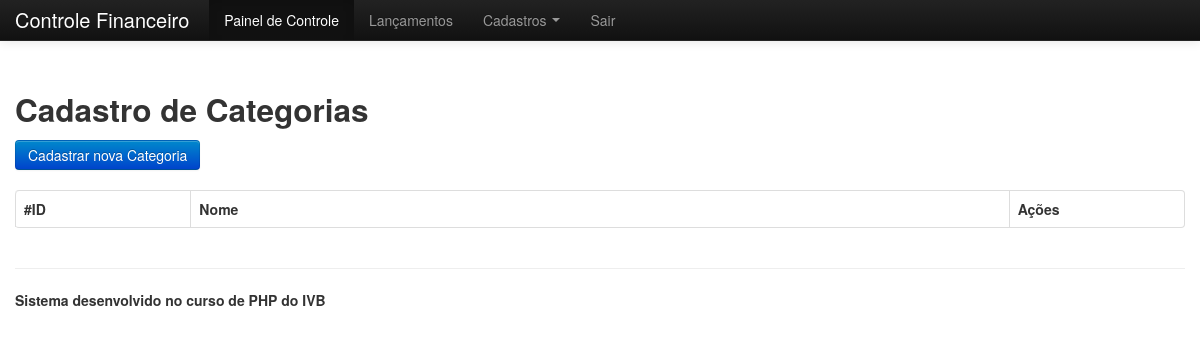
Page /index.php?pagina=categoria (signed in) on the earlier database version.
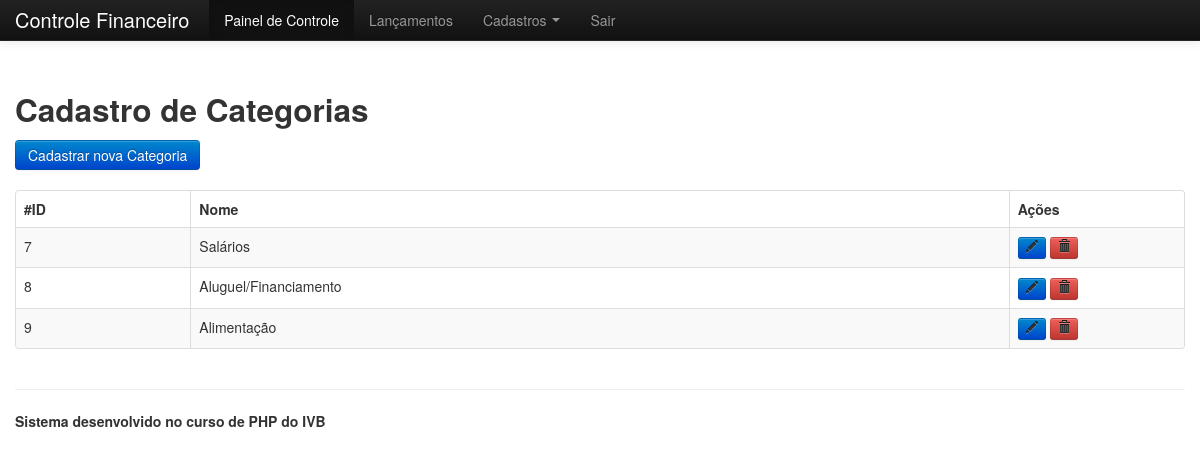
Same page on the later database version.
### tables this page shows
CREATE TABLE IF NOT EXISTS `categoria` (
  `id` int(11) NOT NULL AUTO_INCREMENT,
  `nome` varchar(255) NOT NULL,
  PRIMARY KEY (`id`)
);

### categoria/index.php (the view, shortened to what this page needs)
<?php
$sql = "select * from categoria";
$resultado = mysql_query($sql);
?>
<div class="row-fluid">
    <div class="span12">
        <h2>Cadastro de Categorias</h2>
    </div>
</div>
<div class="row-fluid">
    <div class="span12">
        <a class="btn btn-primary" href="index.php?pagina=cadastroCategoria">Cadastrar nova Categoria</a>
    </div>
</div>
<br/>
<div class="row-fluid">
    <div class="span12">
        <table class="table table-bordered table-striped">
            <thead>
                <tr>
                    <th width="15%">#ID</th>
                    <th>Nome</th>
                    <th width="15%">Ações</th>
                </tr>
            </thead>
            <tbody>
                <?php while ($linha = mysql_fetch_assoc($resultado)) : ?>
                    <tr>
                        <td><?php echo $linha['id']; ?></td>
                        <td><?php echo $linha['nome']; ?></td>
                        <td>
                            <a href="index.php?id=<?php echo $linha['id']; ?>&pagina=editarCategoria" class="btn btn-mini btn-primary"><i class="icon-pencil"></i></a>
                            <a href="index.php?id=<?php echo $linha['id']; ?>&pagina=excluirCategoria" class="btn btn-mini btn-danger"><i class="icon-trash"></i></a>
                        </td>
                    </tr>
                <?php endwhile; ?>
            </tbody>
        </table>
    </div>
</div>

Differences in the rows shown:
added categoria: id "7", nome "Salários"
added categoria: id "8", nome "Aluguel/Financiamento"
added categoria: id "9", nome "Alimentação"
